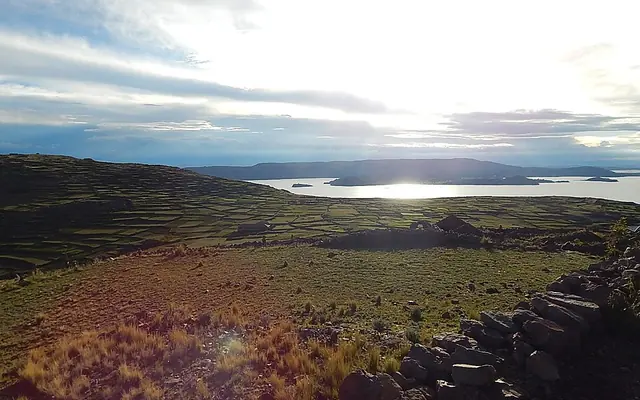
#> input picture app/estaticos/img/comunidades/amantani.webp, 640 x 400 px; its folder holds only this picture in this run
$ python preparar_fondos.py
#> lines starting #> are read from the running program, lines starting #| are printed output that depends on the picture
"""Arma las fotos de fondo (marca de agua) a partir de las fotos de las comunidades.

Uso (desde la carpeta titicaca_vivo):
    python scripts/preparar_fondos.py

Toma cada app/estaticos/img/comunidades/<slug>.webp, la agranda a 960×600, la suaviza
(así no se notan los píxeles al agrandarla ni compite con el texto) y la guarda como
app/estaticos/img/fondos/<slug>.webp de 20 KB o menos. La página la muestra muy tenue y
solo en pantallas anchas (D-109): en el celular no se descarga.
"""

import io
import sys
from pathlib import Path

from PIL import Image, ImageFilter

RAIZ = Path(__file__).resolve().parent.parent
ORIGEN = RAIZ / "app" / "estaticos" / "img" / "comunidades"
DESTINO = RAIZ / "app" / "estaticos" / "img" / "fondos"
ANCHO, ALTO = 960, 600
MAX_BYTES = 20 * 1024


def preparar(origen):
    with Image.open(origen) as imagen:
#> imagen is the input picture: PIL image 640x400 RGB; mean R, G, B 134.5, 131, 128
        imagen = imagen.convert("RGB").resize((ANCHO, ALTO), Image.LANCZOS)
#> imagen: PIL image 960x600 RGB
    imagen = imagen.filter(ImageFilter.GaussianBlur(1.6))
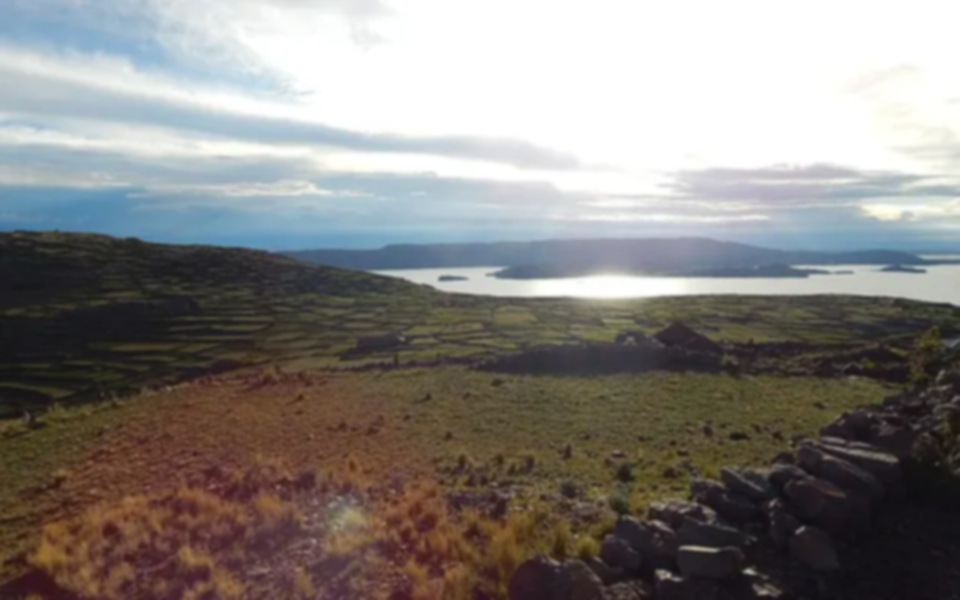
#> imagen: PIL image 960x600 RGB; mean R, G, B 134.5, 130.9, 128
    for calidad in range(60, 9, -5):
        memoria = io.BytesIO()
        imagen.save(memoria, "WEBP", quality=calidad, method=6)
        if memoria.tell() <= MAX_BYTES:
            break
    else:
        raise RuntimeError(f"{origen.name}: no se pudo dejar en 20 KB o menos.")
    DESTINO.mkdir(parents=True, exist_ok=True)
    destino = DESTINO / origen.name
    destino.write_bytes(memoria.getvalue())
    return destino, memoria.tell(), calidad


def main():
    for origen in sorted(ORIGEN.glob("*.webp")):
        destino, peso, calidad = preparar(origen)
#> peso = 17002; calidad = 60
        print(f"{destino.relative_to(RAIZ)}: {peso / 1024:.1f} KB (calidad {calidad})")
#| app/estaticos/img/fondos/amantani.webp: 16.6 KB (calidad 60)
    return 0


if __name__ == "__main__":
    sys.exit(main())
#> (the program exits here)

$ run again, on app/estaticos/img/comunidades/llachon.webp
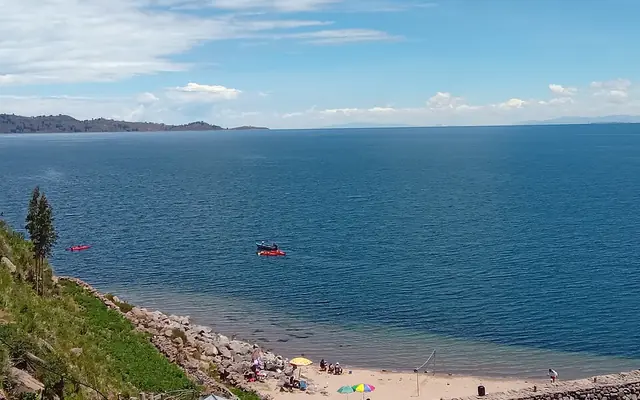
#> input picture app/estaticos/img/comunidades/llachon.webp, 640 x 400 px
#> in preparar, imagen is the input picture: PIL image 640x400 RGB; mean R, G, B 102, 134.5, 151.3
#> in preparar, `imagen = imagen.filter(ImageFilter.GaussianBlur(1.6))`:
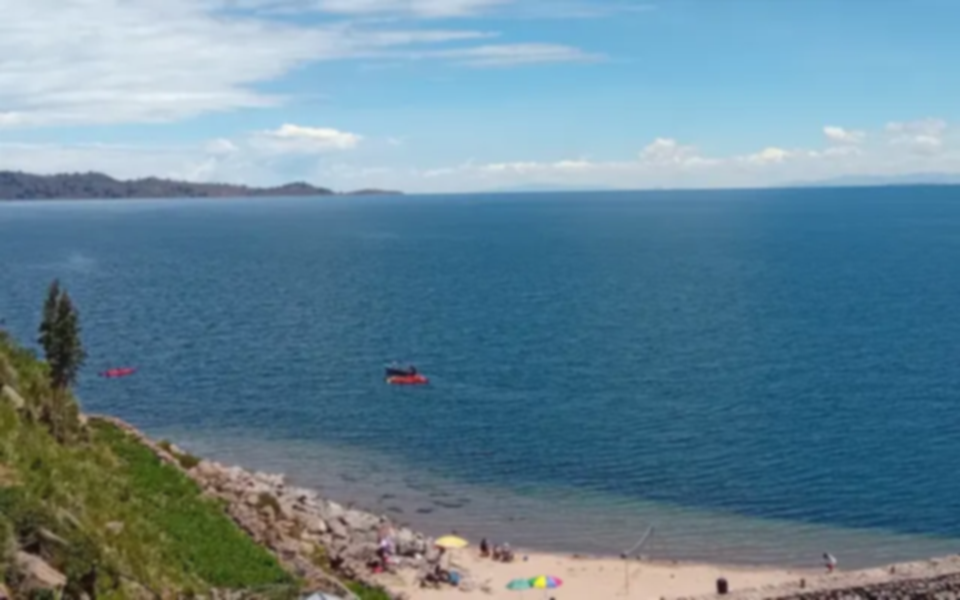
#> imagen: PIL image 960x600 RGB; mean R, G, B 102, 134.5, 151.3
#> peso = 15178; calidad = 60
#| app/estaticos/img/fondos/llachon.webp: 14.8 KB (calidad 60)
